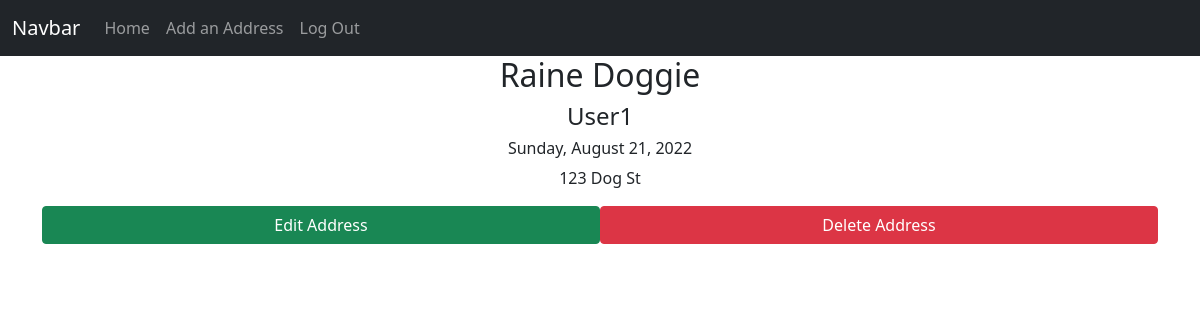
The page /addresses/1 (signed in) on the database its author committed.
### app/models.py (models this page shows, shortened)
class Address(db.Model):
    id = db.Column(db.Integer, primary_key=True)
    name = db.Column(db.String(100), nullable=False)
    streetaddress = db.Column(db.String(300), nullable=False)
    city = db.Column(db.String(100), nullable=False)
    state = db.Column(db.String(100), nullable=False)
    zipcode = db.Column(db.String(100), nullable=False)
    country = db.Column(db.String(100), nullable=False)
    date_created = db.Column(db.DateTime, nullable=False, default=datetime.utcnow)
    user_id =db.Column(db.Integer, db.ForeignKey('user.id')) # SQL equivalent = FOREIGN KEY(user_id) REFERENCES user(id)

class User(db.Model, UserMixin):
    id = db.Column(db.Integer, primary_key=True)
    email = db.Column(db.String(50), nullable=False, unique=True)
    username = db.Column(db.String(50), nullable=False, unique=True)
    password = db.Column(db.String(256), nullable=False)
    date_created = db.Column(db.DateTime, nullable=False, default=datetime.utcnow)
    addresses = db.relationship('Address', backref='author',lazy='dynamic')

### app/routes.py (the view)
@app.route('/addresses/<address_id>')
@login_required
def view_address(address_id):
    address = Address.query.get_or_404(address_id)
    return render_template('address.html', address=address)

### app/models.py (called while the page is built)
@login.user_loader
def load_user(user_id):
    return User.query.get(user_id)

### app/templates/address.html (shortened to what this page needs)
{% extends 'base.html' %}
{% block content %}
    <h2 class="text-center">{{ address.name }}</h2>
    <h4 class="text-center">{{ address.author.username }}</h4>
    <h6 class="text-center"> {{address.date_created.strftime('%A, %B %d, %Y') }}</h6>
    <p class="text-center">{{ address.streetaddress }}</p>
    {% if current_user == address.author %}
        <div class="d-flex">
            <a href="{{ url_for('edit_address', address_id=address.id) }}" class="btn btn-success w-50">Edit Address</a>
            <button type="button" class="btn btn-danger w-50" data-bs-toggle="modal" data-bs-target="#deleteModal">
                Delete Address
            </button>
        </div>
    {% endif %}
{% endblock content %}

### rows shown on the page
Address: name "Raine Doggie", date_created "Sunday, August 21, 2022", streetaddress "123 Dog St"
User: author.username "User1"
